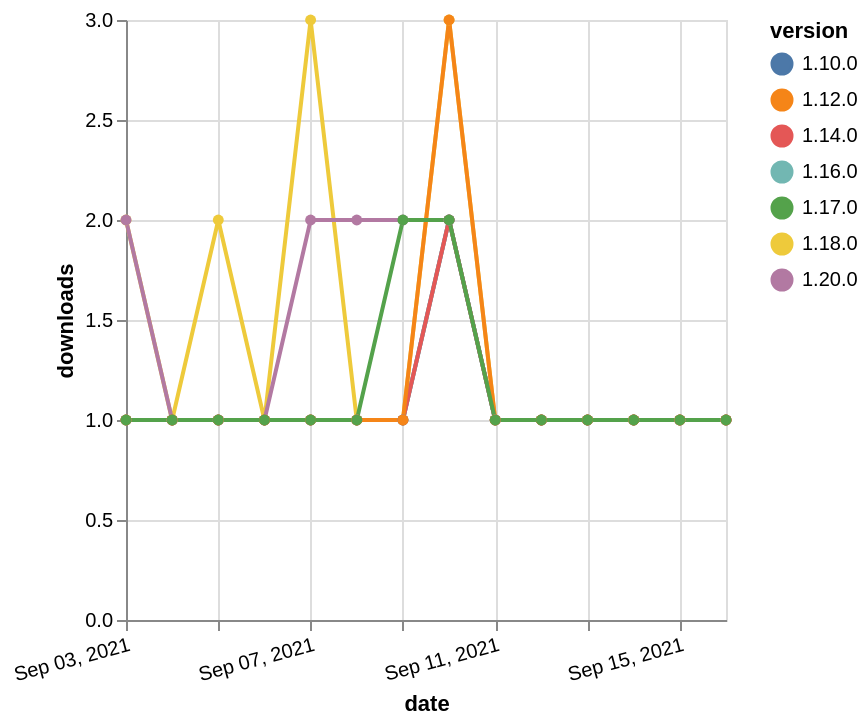

Here is the Vega-Lite specification saved for this chart:
### Vega-Lite specification from a JSON file in a GitHub repository (floating-point values rounded to 4 significant figures)
{"$schema": "https://vega.github.io/schema/vega-lite/v5.json", "description": "A simple bar chart with embedded data.", "data": {"values": [{"date": "2021-09-03", "total": 292, "delta": 2, "version": "1.18.0"}, {"date": "2021-09-04", "total": 293, "delta": 1, "version": "1.18.0"}, {"date": "2021-09-05", "total": 295, "delta": 2, "version": "1.18.0"}, {"date": "2021-09-06", "total": 296, "delta": 1, "version": "1.18.0"}, {"date": "2021-09-07", "total": 299, "delta": 3, "version": "1.18.0"}, {"date": "2021-09-08", "total": 300, "delta": 1, "version": "1.18.0"}, {"date": "2021-09-09", "total": 301, "delta": 1, "version": "1.18.0"}, {"date": "2021-09-10", "total": 304, "delta": 3, "version": "1.18.0"}, {"date": "2021-09-11", "total": 305, "delta": 1, "version": "1.18.0"}, {"date": "2021-09-12", "total": 306, "delta": 1, "version": "1.18.0"}, {"date": "2021-09-13", "total": 307, "delta": 1, "version": "1.18.0"}, {"date": "2021-09-14", "total": 308, "delta": 1, "version": "1.18.0"}, {"date": "2021-09-15", "total": 309, "delta": 1, "version": "1.18.0"}, {"date": "2021-09-16", "total": 310, "delta": 1, "version": "1.18.0"}, {"date": "2021-09-03", "total": 258, "delta": 1, "version": "1.10.0"}, {"date": "2021-09-04", "total": 259, "delta": 1, "version": "1.10.0"}, {"date": "2021-09-05", "total": 260, "delta": 1, "version": "1.10.0"}, {"date": "2021-09-06", "total": 261, "delta": 1, "version": "1.10.0"}, {"date": "2021-09-07", "total": 262, "delta": 1, "version": "1.10.0"}, {"date": "2021-09-08", "total": 263, "delta": 1, "version": "1.10.0"}, {"date": "2021-09-09", "total": 264, "delta": 1, "version": "1.10.0"}, {"date": "2021-09-10", "total": 266, "delta": 2, "version": "1.10.0"}, {"date": "2021-09-11", "total": 267, "delta": 1, "version": "1.10.0"}, {"date": "2021-09-12", "total": 268, "delta": 1, "version": "1.10.0"}, {"date": "2021-09-13", "total": 269, "delta": 1, "version": "1.10.0"}, {"date": "2021-09-14", "total": 270, "delta": 1, "version": "1.10.0"}, {"date": "2021-09-15", "total": 271, "delta": 1, "version": "1.10.0"}, {"date": "2021-09-16", "total": 272, "delta": 1, "version": "1.10.0"}, {"date": "2021-09-03", "total": 124, "delta": 2, "version": "1.20.0"}, {"date": "2021-09-04", "total": 125, "delta": 1, "version": "1.20.0"}, {"date": "2021-09-05", "total": 126, "delta": 1, "version": "1.20.0"}, {"date": "2021-09-06", "total": 127, "delta": 1, "version": "1.20.0"}, {"date": "2021-09-07", "total": 129, "delta": 2, "version": "1.20.0"}, {"date": "2021-09-08", "total": 131, "delta": 2, "version": "1.20.0"}, {"date": "2021-09-09", "total": 133, "delta": 2, "version": "1.20.0"}, {"date": "2021-09-10", "total": 135, "delta": 2, "version": "1.20.0"}, {"date": "2021-09-11", "total": 136, "delta": 1, "version": "1.20.0"}, {"date": "2021-09-12", "total": 137, "delta": 1, "version": "1.20.0"}, {"date": "2021-09-13", "total": 138, "delta": 1, "version": "1.20.0"}, {"date": "2021-09-14", "total": 139, "delta": 1, "version": "1.20.0"}, {"date": "2021-09-15", "total": 140, "delta": 1, "version": "1.20.0"}, {"date": "2021-09-16", "total": 141, "delta": 1, "version": "1.20.0"}, {"date": "2021-09-03", "total": 159, "delta": 1, "version": "1.16.0"}, {"date": "2021-09-04", "total": 160, "delta": 1, "version": "1.16.0"}, {"date": "2021-09-05", "total": 161, "delta": 1, "version": "1.16.0"}, {"date": "2021-09-06", "total": 162, "delta": 1, "version": "1.16.0"}, {"date": "2021-09-07", "total": 163, "delta": 1, "version": "1.16.0"}, {"date": "2021-09-08", "total": 164, "delta": 1, "version": "1.16.0"}, {"date": "2021-09-09", "total": 165, "delta": 1, "version": "1.16.0"}, {"date": "2021-09-10", "total": 167, "delta": 2, "version": "1.16.0"}, {"date": "2021-09-11", "total": 168, "delta": 1, "version": "1.16.0"}, {"date": "2021-09-12", "total": 169, "delta": 1, "version": "1.16.0"}, {"date": "2021-09-13", "total": 170, "delta": 1, "version": "1.16.0"}, {"date": "2021-09-14", "total": 171, "delta": 1, "version": "1.16.0"}, {"date": "2021-09-15", "total": 172, "delta": 1, "version": "1.16.0"}, {"date": "2021-09-16", "total": 173, "delta": 1, "version": "1.16.0"}, {"date": "2021-09-03", "total": 226, "delta": 1, "version": "1.14.0"}, {"date": "2021-09-04", "total": 227, "delta": 1, "version": "1.14.0"}, {"date": "2021-09-05", "total": 228, "delta": 1, "version": "1.14.0"}, {"date": "2021-09-06", "total": 229, "delta": 1, "version": "1.14.0"}, {"date": "2021-09-07", "total": 230, "delta": 1, "version": "1.14.0"}, {"date": "2021-09-08", "total": 231, "delta": 1, "version": "1.14.0"}, {"date": "2021-09-09", "total": 232, "delta": 1, "version": "1.14.0"}, {"date": "2021-09-10", "total": 234, "delta": 2, "version": "1.14.0"}, {"date": "2021-09-11", "total": 235, "delta": 1, "version": "1.14.0"}, {"date": "2021-09-12", "total": 236, "delta": 1, "version": "1.14.0"}, {"date": "2021-09-13", "total": 237, "delta": 1, "version": "1.14.0"}, {"date": "2021-09-14", "total": 238, "delta": 1, "version": "1.14.0"}, {"date": "2021-09-15", "total": 239, "delta": 1, "version": "1.14.0"}, {"date": "2021-09-16", "total": 240, "delta": 1, "version": "1.14.0"}, {"date": "2021-09-03", "total": 320, "delta": 1, "version": "1.12.0"}, {"date": "2021-09-04", "total": 321, "delta": 1, "version": "1.12.0"}, {"date": "2021-09-05", "total": 322, "delta": 1, "version": "1.12.0"}, {"date": "2021-09-06", "total": 323, "delta": 1, "version": "1.12.0"}, {"date": "2021-09-07", "total": 324, "delta": 1, "version": "1.12.0"}, {"date": "2021-09-08", "total": 325, "delta": 1, "version": "1.12.0"}, {"date": "2021-09-09", "total": 326, "delta": 1, "version": "1.12.0"}, {"date": "2021-09-10", "total": 329, "delta": 3, "version": "1.12.0"}, {"date": "2021-09-11", "total": 330, "delta": 1, "version": "1.12.0"}, {"date": "2021-09-12", "total": 331, "delta": 1, "version": "1.12.0"}, {"date": "2021-09-13", "total": 332, "delta": 1, "version": "1.12.0"}, {"date": "2021-09-14", "total": 333, "delta": 1, "version": "1.12.0"}, {"date": "2021-09-15", "total": 334, "delta": 1, "version": "1.12.0"}, {"date": "2021-09-16", "total": 335, "delta": 1, "version": "1.12.0"}, {"date": "2021-09-03", "total": 135, "delta": 1, "version": "1.17.0"}, {"date": "2021-09-04", "total": 136, "delta": 1, "version": "1.17.0"}, {"date": "2021-09-05", "total": 137, "delta": 1, "version": "1.17.0"}, {"date": "2021-09-06", "total": 138, "delta": 1, "version": "1.17.0"}, {"date": "2021-09-07", "total": 139, "delta": 1, "version": "1.17.0"}, {"date": "2021-09-08", "total": 140, "delta": 1, "version": "1.17.0"}, {"date": "2021-09-09", "total": 142, "delta": 2, "version": "1.17.0"}, {"date": "2021-09-10", "total": 144, "delta": 2, "version": "1.17.0"}, {"date": "2021-09-11", "total": 145, "delta": 1, "version": "1.17.0"}, {"date": "2021-09-12", "total": 146, "delta": 1, "version": "1.17.0"}, {"date": "2021-09-13", "total": 147, "delta": 1, "version": "1.17.0"}, {"date": "2021-09-14", "total": 148, "delta": 1, "version": "1.17.0"}, {"date": "2021-09-15", "total": 149, "delta": 1, "version": "1.17.0"}, {"date": "2021-09-16", "total": 150, "delta": 1, "version": "1.17.0"}]}, "width": "container", "mark": {"type": "line", "point": {"filled": true}}, "encoding": {"x": {"field": "date", "type": "temporal", "timeUnit": "yearmonthdate", "title": "date", "axis": {"labelAngle": -15}}, "y": {"field": "delta", "type": "quantitative", "title": "downloads"}, "color": {"field": "version", "type": "nominal"}, "tooltip": {"field": "delta"}}}
